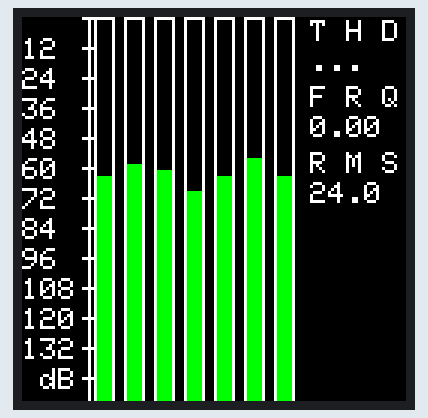
A sketch run on a simulated TI Tiva C LaunchPad. On the bench: 128×128 colour display. Random numbers use the default seed unless the sketch sets one.

Above: at 0.23 s.
At 5.09 s:
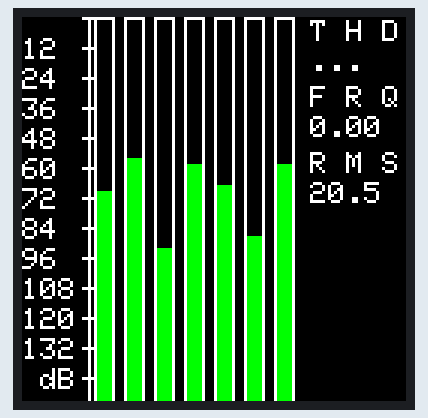
At 10.05 s:
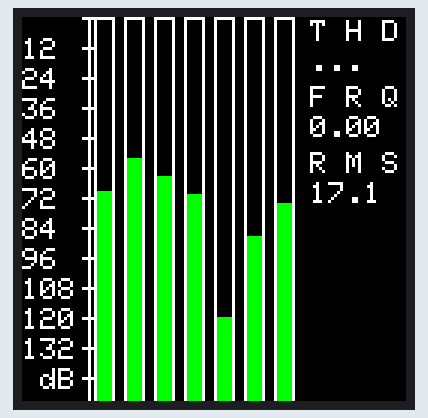
At 19.99 s:
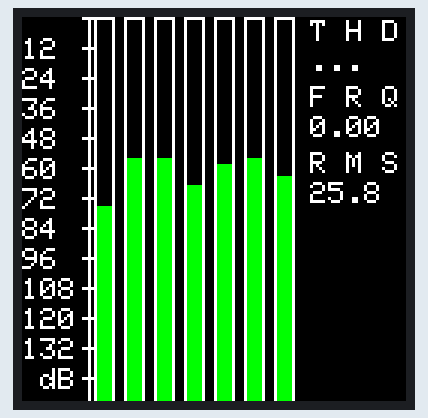
At 29.92 s:
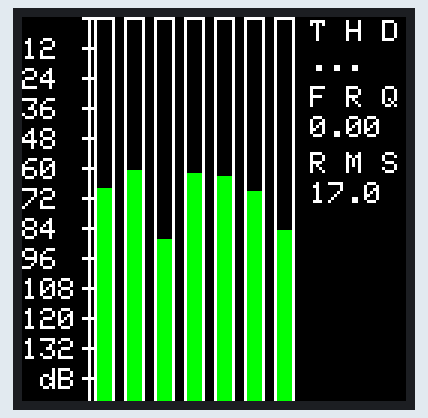
At 39.85 s:
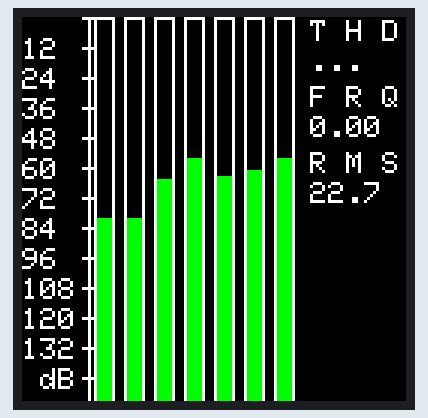

The sketch:

vertical_gauges.ino
```cpp
//example adapted from somewhere but cannot remember!
//If the author recognize it drop me a note!

#include <SPI.h>
#include <Adafruit_GFX.h>
#include <TFT_ILI9163C.h>

// Color definitions
#define	BLACK   0x0000
#define	BLUE    0x001F
#define	RED     0xF800
#define	GREEN   0x07E0
#define CYAN    0x07FF
#define MAGENTA 0xF81F
#define YELLOW  0xFFE0
#define WHITE   0xFFFF

#define  NBINS                 8
const uint8_t  bar_Width =     7;
uint32_t       avrg_TmrF =     0;
uint16_t       t_b[NBINS];

/*
Teensy3.x and Arduino's
You are using 4 wire SPI here, so:
 MOSI:  11//Teensy3.x/Arduino UNO (for MEGA/DUE refere to arduino site)
 MISO:  12//Teensy3.x/Arduino UNO (for MEGA/DUE refere to arduino site)
 SCK:   13//Teensy3.x/Arduino UNO (for MEGA/DUE refere to arduino site)
 the rest of pin below:
 */
//PINS
#define __CS    PB_5
#define __DC    PF_1
#define __SDCS  PF_2

// SPI Pins (Added by VKSALIAN)
// PB.4 - Pin  7 -- SCK (2)
// PB.5 - Pin  2 -- CS  (2)
// PB.6 - Pin 14 -- MISO(2)
// PB.7 - Pin 15 -- MOSI(2)
/*
Teensy 3.x can use: 2,6,9,10,15,20,21,22,23
Arduino's 8 bit: any
DUE: check arduino site
If you do not use reset, tie it to +3V3
*/


TFT_ILI9163C tft = TFT_ILI9163C(__CS, __DC);


void setup(void) {
  Serial.begin(38400);
  tft.begin();
  tft.setRotation(1);
  tft.fillScreen(BLACK);
  tft.setTextWrap(true);
  tft.setTextColor(WHITE,BLACK);
  tft.setCursor(0,0);
  Draw_Table();
}


void loop(){
  for (int i=0;i<NBINS;i++){
    t_b[i] = random(0,4096);
  }
  Print_Data();
  delay(100);
}

void  Draw_Table(void)
{
  tft.drawFastVLine( 22, 0, 128, WHITE);    // Draw a Scale
  tft.drawFastHLine( 20, 0,           4, WHITE);
  for ( int i = 10; i < 128; i += 10 ) {
    tft.drawFastHLine( 20, i, 4, WHITE);
    tft.setCursor( 0, i - 3);
    //if ( i < 60 )
    if ( i < 120 )
      tft.print( i * 1.2,0);
    else
      tft.print(" dB");
  }
  tft.setCursor( 96,  1);                      // Digital display on right side
  tft.print("T H D");

  tft.setCursor( 96, 23);
  tft.print("F R Q");

  tft.setCursor( 96, 45);
  tft.print("R M S");
}


void Print_Data(void)
{
  float frequency =  0.0;
  float total_thd =  0.0;
  float voltag_ac =  0.0;

  avrg_TmrF >>= 4;
  if (avrg_TmrF != 0) frequency = (8.0 * 16000000.0) / avrg_TmrF;
  avrg_TmrF = 0;
  //--------------------- FREQ ---------------
  tft.setCursor(96,33);
  if (frequency < 99) {
    tft.print(frequency,2);
    }
  else{
    tft.print("...");
    }

/*THD: Total Harmonic Distortion. The harmonic distortion characterises the ratio of the sum of the
harmonics to the fundamental signal. Normally there are the first 6 harmonics used for the
characterisation.
THD = 20 * log (SQRT (SUM (SQR ([Harmonics]))) / [Fundamental])*/
// ---------------- Vertical VU's ------------------------------------------
  uint32_t total1 = 0;            // ALL
  uint32_t total2 = 0;            // All, Except Fundamental (1).
  uint16_t fnd = 0;            // Fundamental

  for (int i = 1; i < NBINS; i++) {
    int st1 = (i * 10) + 15;  // k = 70 / (NBINS -1)
    tft.drawRect((st1-1),0,bar_Width,128,WHITE); // Volume
    uint32_t vremn1 = t_b[i] >> 4;                           // V(i) / updt_Rate
    uint32_t vremn2 = vremn1 * vremn1;                       // V(i) ^ 2.
    total1 +=  vremn2;                                   // Total1 = V1^2 + V2^2 + V3^2 + V4^2 + V5^2
    if (i != 1)
       total2 +=  vremn2;                                // Total2 =        V2^2 + V3^2 + V4^2 + V5^2
    else
       fnd = vremn1;                                     // Fundamental = V1
    vremn2 =  20 * log10(vremn1+1);                     // !!! +1 MUST,
    int st2 = map(vremn2,0,73,(128-2),0);                             // 73 dB
    tft.fillRect(st1,1,(bar_Width-2),st2,BLACK);                            // Empty
    tft.fillRect(st1,(st2 + 2),(bar_Width-2),(128-2-st2),GREEN); // Fill Up
    t_b[i] = 0;
}

  voltag_ac = sqrt(total1) / 20.27;               // Hardware Calibration Coefficient  /0.39752907
  //-------------RMS--------------------
  tft.setCursor(96,55);
  if (voltag_ac < 999) {
    tft.print(voltag_ac,1);
    }
  else{
    tft.print( "...");
    }

  total_thd = 100.0 * sqrt(total2) / fnd;
 //-------------THD ------------------------
  tft.setCursor(96,11);
  if (total_thd < 9) {
    tft.print(total_thd,3);
    }
  else{
    tft.print( "...");
    }
}
```
